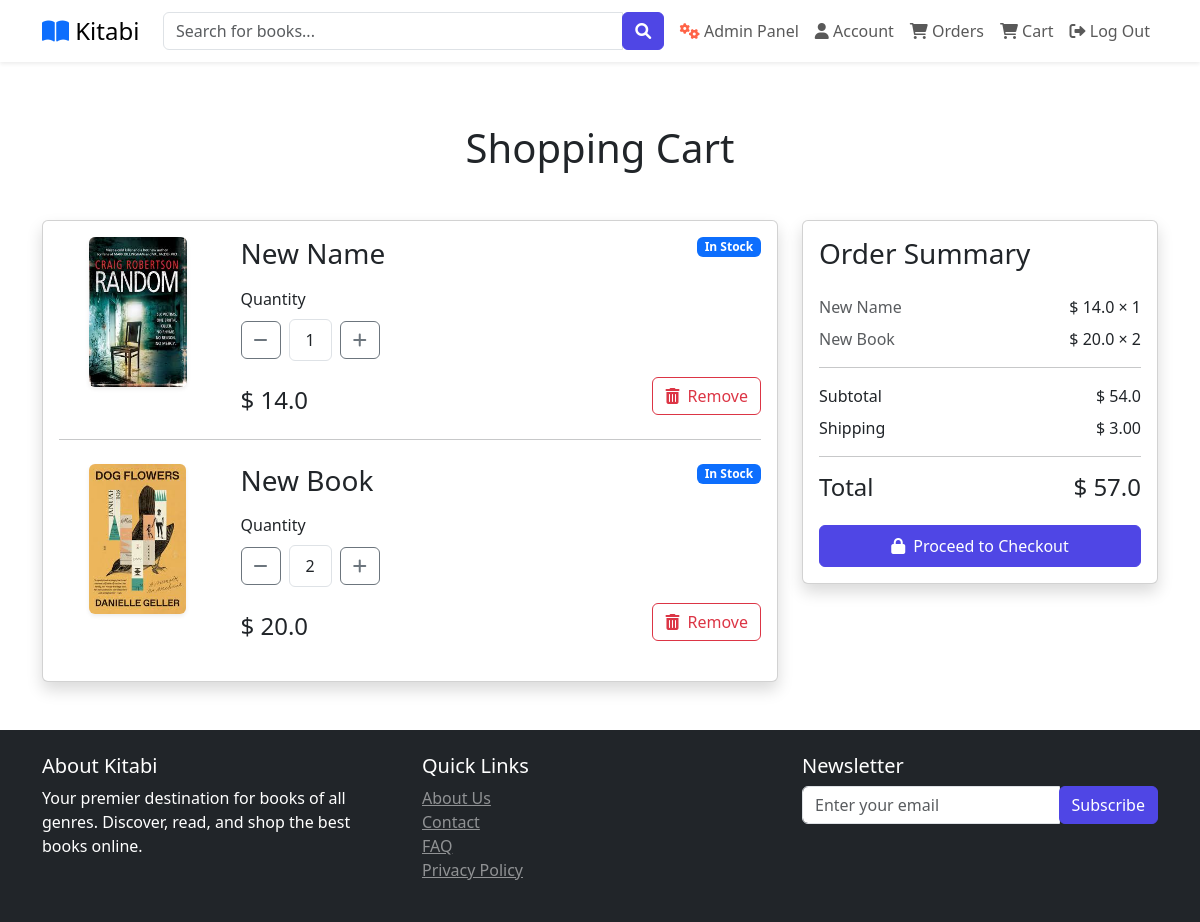
The page /cart (signed in) on the database as committed earlier.
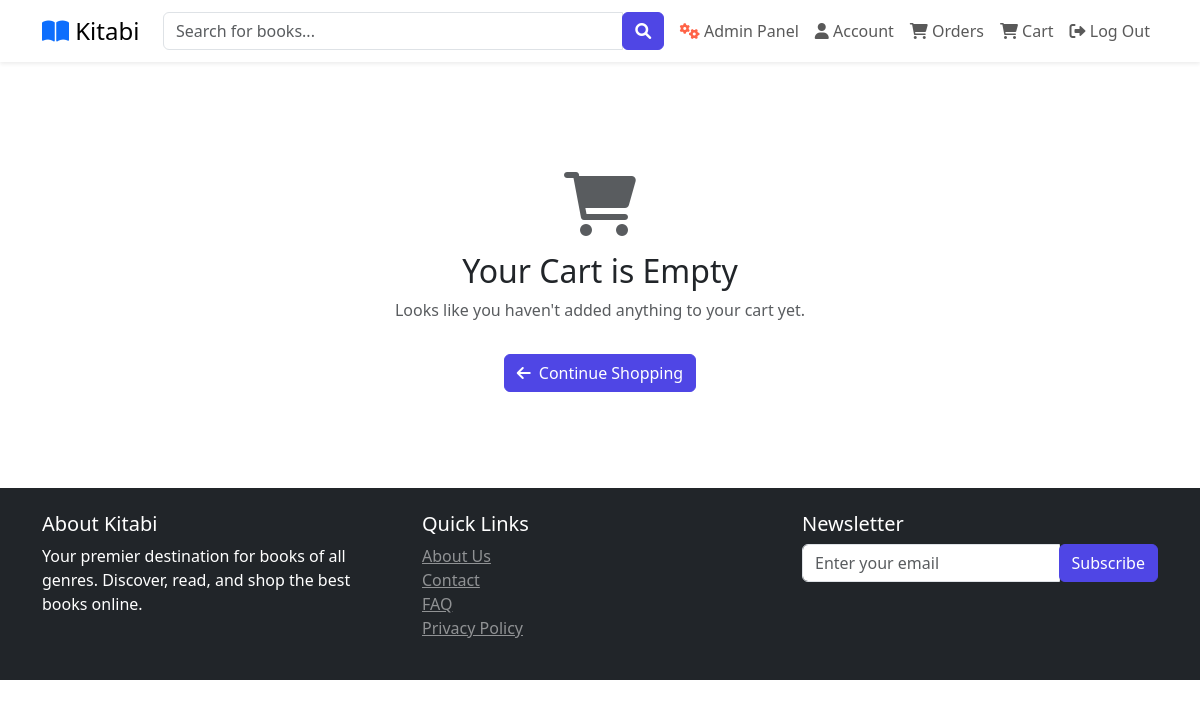
The same page on the database as committed later.
### website/models.py (models this page shows, shortened)
class Cart(db.Model):
    id = db.Column(db.Integer, primary_key = True)
    quantity = db.Column(db.Integer, nullable=False)
    customer_link = db.Column(db.Integer, db.ForeignKey('customer.id'), nullable = False)
    product_link = db.Column(db.Integer, db.ForeignKey('product.id'), nullable=False)

class Product(db.Model):
    id = db.Column(db.Integer, primary_key = True)
    product_name = db.Column(db.String(100), nullable = False)
    author = db.Column(db.String(100), nullable = False)
    rating = db.Column(db.Float, nullable = False)
    current_price = db.Column(db.Float, nullable = False)
    in_stock = db.Column(db.Integer, nullable = False)
    promotion_percentage = db.Column(db.Integer, default=0)  # New field for promotion
    discounted_price = db.Column(db.Float, nullable=True)
    product_picture = db.Column(db.String(1000), nullable=False)
    flash_sale = db.Column(db.Boolean, default = False)
    date_added = db.Column(db.DateTime, default = datetime.utcnow)
    carts = db.relationship('Cart', backref=db.backref('product', lazy=True))
    orders = db.relationship('Order', backref=db.backref('product'), lazy=True)

### website/views.py (the view)
@views.route('/cart')
@login_required
def show_cart():
    cart = Cart.query.filter_by(customer_link=current_user.id).all()
    amount = 0
    for item in cart:
        amount += item.product.current_price * item.quantity
    return render_template('cart.html', cart=cart, amount=amount, total=amount+3)

### website/__init__.py (called while the page is built)
def create_app():
    app = Flask(__name__)
    app.config['SECRET_KEY'] = 'test12345'
    app.config['SQLALCHEMY_DATABASE_URI'] = f'sqlite:///{DB_NAME}'
    db.init_app(app)
    @app.errorhandler(404)
    def page_not_found(error):
        return render_template('404.html')
    login_manager.init_app(app)
    login_manager.login_view = 'auth.login'
    @login_manager.user_loader
    def load_user(id):
        return  Customer.query.get(int(id))
    from .views import views
    from .auth import auth
    from .admin import admin
    from .models import Customer, Cart, Product, Order
    app.register_blueprint(views, url_prefix='/')
    app.register_blueprint(auth, url_prefix='/')
    app.register_blueprint(admin, url_prefix='/')
    with app.app_context():
        create_database()
    return app

### website/templates/cart.html (shortened to what the changed rows need)
{% extends 'base.html' %}
{% block body %}
<div class="container my-5">
    <div class="row">
        {% if cart %}
        <h1 class="text-center mb-5">Shopping Cart</h1>
        <div class="col-lg-8">
            <div class="card shadow">
                <div class="card-body">
                    {% for item in cart %}
                    <div class="row mb-4">
                        <div class="col-md-3 text-center">
                            <img src="{{ item.product.product_picture }}"
                                 alt="{{ item.product.product_name }}"
                                 class="img-fluid rounded shadow-sm"
                                 style="max-height: 150px; object-fit: cover;">
                        </div>
                        <div class="col-md-9">
                            <div class="d-flex flex-column h-100">
                                <div class="d-flex justify-content-between align-items-start">
                                    <h3 class="mb-3">{{ item.product.product_name }}</h3>
                                    <span class="badge bg-primary">In Stock</span>
                                </div>
                                <div class="quantity-controls mb-3">
                                    <label for="quantity" class="form-label">Quantity</label>
                                    <div class="d-flex align-items-center gap-2">
                                        <button class="minus-cart btn btn-outline-secondary" pid="{{item.id}}">
                                            <i class="fas fa-minus"></i>
                                        </button>
                                        <span id="quantity" class="px-3 py-2 border rounded">{{ item.quantity }}</span>
                                        <button class="plus-cart btn btn-outline-secondary" pid="{{ item.id }}">
                                            <i class="fas fa-plus"></i>
                                        </button>
                                    </div>
                                </div>
                                <div class="d-flex justify-content-between align-items-end mt-auto">
                                    <h4 class="mb-0">$ {{ item.product.current_price }}</h4>
                                    <button class="remove-cart btn btn-outline-danger" pid="{{item.id}}">
                                        <i class="fas fa-trash-alt me-1"></i> Remove
                                    </button>
                                </div>
                            </div>
                        </div>
                    </div>
                    {% if not loop.last %}
                    <hr class="my-4">
                    {% endif %}
                    {% endfor %}
                </div>
            </div>
        </div>
        <div class="col-lg-4">
            <div class="card shadow">
                <div class="card-body">
                    <h3 class="card-title mb-4">Order Summary</h3>
                    <div class="summary-items">
                        {% for item in cart %}
                        <div class="d-flex justify-content-between align-items-center mb-2">
                            <span class="text-muted">{{item.product.product_name}}</span>
                            <span>
                                $ {{item.product.current_price}} ×
                                <span id="quantity{{item.id}}">{{ item.quantity}}</span>
                            </span>
                        </div>
                        {% endfor %}
                    </div>
                    <hr>
                    <div class="d-flex justify-content-between mb-2">
                        <span>Subtotal</span>
                        <span>$ <span id="amount_tt">{{ amount }}</span></span>
                    </div>
                    <div class="d-flex justify-content-between mb-2">
                        <span>Shipping</span>
                        <span>$ 3.00</span>
                    </div>
                    <hr>
                    <div class="d-flex justify-content-between align-items-center mb-4">
                        <h4 class="mb-0">Total</h4>
                        <h4 class="mb-0">$ <span id="totalamount">{{ total }}</span></h4>
                    </div>
                    <button onclick="window.location.href='/place-order'"
                            class="btn btn-primary w-100 py-2">
                        <i class="fas fa-lock me-2"></i>Proceed to Checkout
                    </button>
                </div>
            </div>
        </div>
        {% else %}
        <div class="text-center py-5">
            <i class="fas fa-shopping-cart fa-4x mb-3 text-muted"></i>
            <h2>Your Cart is Empty</h2>
            <p class="text-muted">Looks like you haven't added anything to your cart yet.</p>
            <a href="/" class="btn btn-primary mt-3">
                <i class="fas fa-arrow-left me-2"></i>Continue Shopping
            </a>
        </div>
        {% endif %}
    </div>
</div>
{% endblock %}

Rows that differ between the two databases and show on the page:
removed Cart: product.product_picture (picture), product.product_name "New Name", quantity "1", product.current_price "14.0"
removed Cart: product.product_picture (picture), product.product_name "New Book", quantity "2", product.current_price "20.0"
Other text that changed with them:
{{ amount }}: "54.0" → (not shown)
{{ total }}: "57.0" → (not shown)
text no longer shown: "Shopping Cart Order Summary Subtotal $ Shipping $ 3.00 Total $ Proceed to Checkout"
text now shown: "Your Cart is Empty Looks like you haven't added anything to your cart yet. Continue Shopping"
